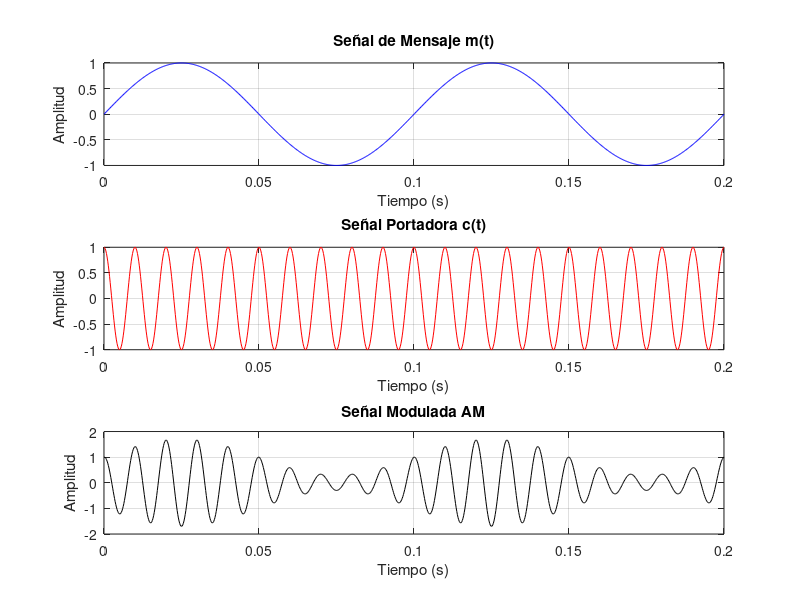

MATLAB code to generate this figure:
clc;
clear;
close all;

% Parámetros
Am = 1;          % Amplitud del mensaje
fm = 10;         % Frecuencia del mensaje (Hz)
Ac = 1;          % Amplitud de la portadora
fc = 100;        % Frecuencia de la portadora (Hz)
ka = 0.7;        % Índice de modulación (menor a 1)

Fs = 5000;       % Frecuencia de muestreo
t = 0:1/Fs:0.2;  % Vector tiempo

% Señal mensaje
m = Am * sin(2*pi*fm*t);

% Señal portadora
c = Ac * cos(2*pi*fc*t);

% Señal AM
s = Ac * (1 + ka*m) .* cos(2*pi*fc*t);

% Gráficas
figure;

subplot(3,1,1)
plot(t, m, 'b')
title('Señal de Mensaje m(t)')
xlabel('Tiempo (s)')
ylabel('Amplitud')
grid on

subplot(3,1,2)
plot(t, c, 'r')
title('Señal Portadora c(t)')
xlabel('Tiempo (s)')
ylabel('Amplitud')
grid on

subplot(3,1,3)
plot(t, s, 'k')
title('Señal Modulada AM')
xlabel('Tiempo (s)')
ylabel('Amplitud')
grid on

